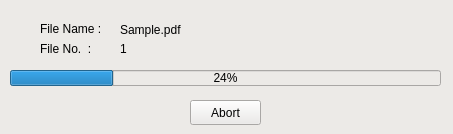
<?xml version="1.0" encoding="UTF-8"?>
<ui version="4.0">
 <class>Form</class>
 <widget class="QWidget" name="Form">
  <property name="geometry">
   <rect>
    <x>0</x>
    <y>0</y>
    <width>453</width>
    <height>134</height>
   </rect>
  </property>
  <property name="windowTitle">
   <string>Processing</string>
  </property>
  <property name="windowIcon">
   <iconset>
    <normaloff>../assets/logo/Icon.png</normaloff>../assets/logo/Icon.png</iconset>
  </property>
  <property name="styleSheet">
   <string notr="true">background-color: rgb(236, 234, 231);</string>
  </property>
  <widget class="QProgressBar" name="process_progressBar">
   <property name="geometry">
    <rect>
     <x>10</x>
     <y>70</y>
     <width>431</width>
     <height>16</height>
    </rect>
   </property>
   <property name="value">
    <number>24</number>
   </property>
  </widget>
  <widget class="QPushButton" name="abort_pushButton">
   <property name="geometry">
    <rect>
     <x>190</x>
     <y>100</y>
     <width>71</width>
     <height>25</height>
    </rect>
   </property>
   <property name="text">
    <string>Abort</string>
   </property>
  </widget>
  <widget class="QLabel" name="file_name_label">
   <property name="geometry">
    <rect>
     <x>40</x>
     <y>20</y>
     <width>81</width>
     <height>17</height>
    </rect>
   </property>
   <property name="text">
    <string>File Name :</string>
   </property>
  </widget>
  <widget class="QLabel" name="file_no_label">
   <property name="geometry">
    <rect>
     <x>40</x>
     <y>40</y>
     <width>71</width>
     <height>17</height>
    </rect>
   </property>
   <property name="text">
    <string>File No.  :</string>
   </property>
  </widget>
  <widget class="QLabel" name="file_name_label_2">
   <property name="geometry">
    <rect>
     <x>120</x>
     <y>20</y>
     <width>311</width>
     <height>20</height>
    </rect>
   </property>
   <property name="text">
    <string>Sample.pdf</string>
   </property>
  </widget>
  <widget class="QLabel" name="file_name_label_3">
   <property name="geometry">
    <rect>
     <x>120</x>
     <y>40</y>
     <width>311</width>
     <height>17</height>
    </rect>
   </property>
   <property name="text">
    <string>1</string>
   </property>
  </widget>
 </widget>
 <resources/>
 <connections/>
</ui>
